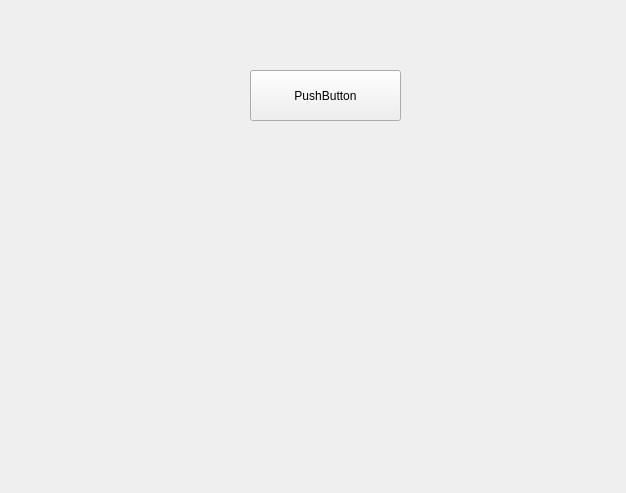
<?xml version="1.0" encoding="UTF-8"?>
<ui version="4.0">
 <class>UIResponsibilityChain</class>
 <widget class="QWidget" name="UIResponsibilityChain">
  <property name="geometry">
   <rect>
    <x>0</x>
    <y>0</y>
    <width>626</width>
    <height>493</height>
   </rect>
  </property>
  <property name="windowTitle">
   <string>Form</string>
  </property>
  <widget class="QPushButton" name="pushButton">
   <property name="geometry">
    <rect>
     <x>250</x>
     <y>70</y>
     <width>151</width>
     <height>51</height>
    </rect>
   </property>
   <property name="text">
    <string>PushButton</string>
   </property>
  </widget>
 </widget>
 <resources/>
 <connections/>
</ui>
